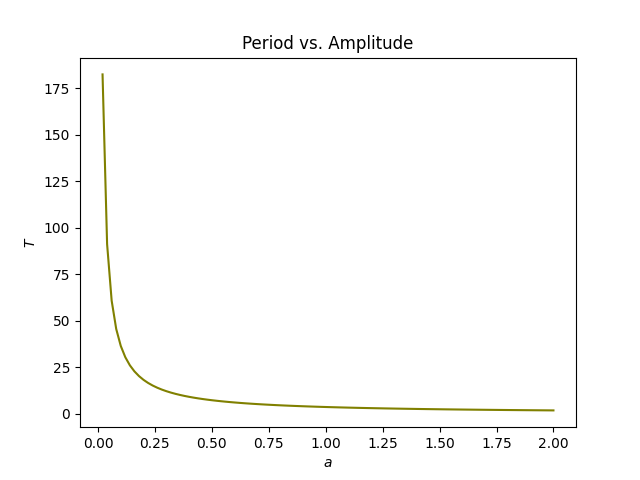

The Python source for this figure:
import numpy as np
import matplotlib.pyplot as plt

def gaussxw(N):
    # Initial approximation to roots of the Legendre polynomial
    a = np.linspace(3,4*N-1,N)/(4*N+2)
    x = np.cos(np.pi*a+1/(8*N*N*np.tan(a)))

    # Find roots using Newton's method
    epsilon = 1e-15
    delta = 1.0
    while delta>epsilon:
        p0 = np.ones(N,float)
        p1 = np.copy(x)
        for k in range(1,N):
            p0,p1 = p1,((2*k+1)*x*p1-k*p0)/(k+1)
        dp = (N+1)*(p0-x*p1)/(1-x*x)
        dx = p1/dp
        x -= dx
        delta = max(abs(dx))

    # Calculate the weights
    w = 2*(N+1)*(N+1)/(N*N*(1-x*x)*dp*dp)

    return x,w

def gaussxwab(N,a,b):
    x,w = gaussxw(N)
    return 0.5*(b-a)*x+0.5*(b+a), 0.5*(b-a)*w

# Potential function
def V(x):
    return x**4

# Integrand
def f(x,a):
    return 1/np.sqrt(V(a)-V(x))

# Function to calculate the period
# low is lower bound, a is higher bound
def period(N,low,a,m):
    x,w = gaussxwab(N,low,a)
    T = 0.0
    for k in range(N):
        T += w[k] * f(x[k],a)
    T *= np.sqrt(8*m)
    return T

# Function calls for a between 0 and 2
N = 20
low = 0.0
m = 1
T = []
a_arr = np.linspace(0.0, 2.0, 101)[1:]
for a in a_arr:
    T.append(period(N,low,a,m))
T_arr = np.array(T)

# Plotting
plt.plot(a_arr, T_arr, "olive")
plt.ylabel("$T$")
plt.xlabel("$a$")
plt.title("Period vs. Amplitude")
plt.show()
